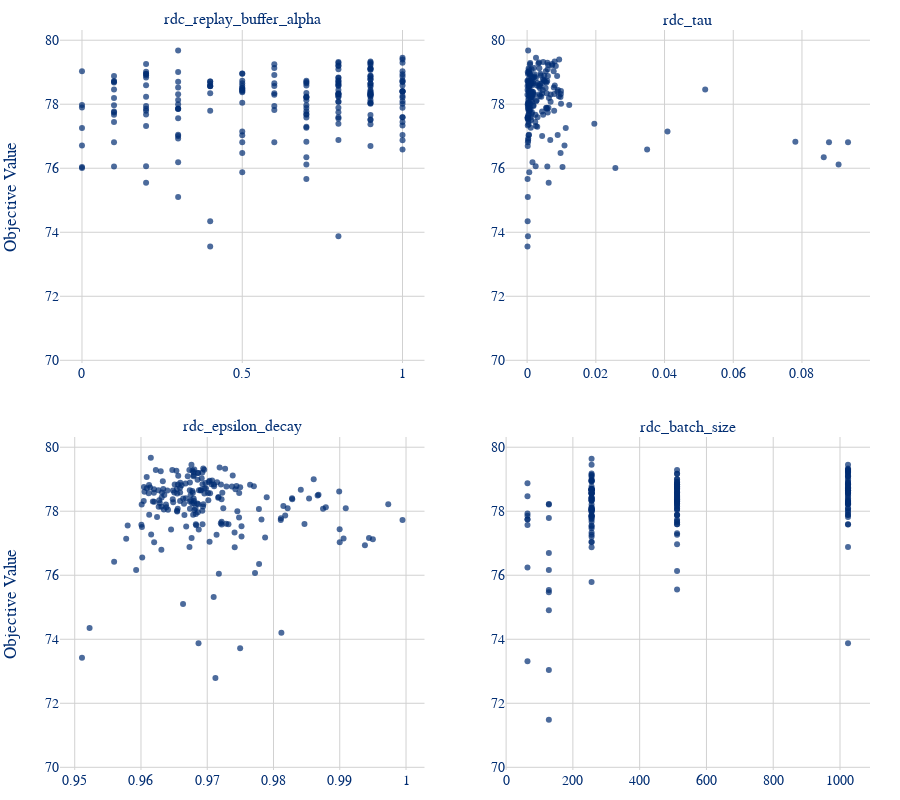

This figure's notebook cell:
### Code cell
rdc_top_params = ['rdc_replay_buffer_alpha', 'rdc_tau', 'rdc_epsilon_decay', 'rdc_batch_size']

rdc_fig_slice_focused = create_grid_slice_plot(
    study=rdc_aggregated_study,
    top_params=rdc_top_params
)
rdc_fig_slice_focused.show()

### Figure 1 — Plotly figure (JSON) as saved in the notebook; plotly's stock layout.template omitted (floating-point values rounded to 4 significant figures; data arrays with more than 128 entries replaced by an {"elided": "..."} marker saying what was removed)
{"data": [{"marker": {"color": "#002D72", "opacity": 0.7}, "mode": "markers", "type": "scatter", "x": {"elided": "500 float values"}, "xaxis": "x", "y": {"elided": "500 float values"}, "yaxis": "y"}, {"marker": {"color": "#002D72", "opacity": 0.7}, "mode": "markers", "type": "scatter", "x": {"elided": "500 float values"}, "xaxis": "x2", "y": {"elided": "500 float values"}, "yaxis": "y2"}, {"marker": {"color": "#002D72", "opacity": 0.7}, "mode": "markers", "type": "scatter", "x": {"elided": "500 float values"}, "xaxis": "x3", "y": {"elided": "500 float values"}, "yaxis": "y3"}, {"marker": {"color": "#002D72", "opacity": 0.7}, "mode": "markers", "type": "scatter", "x": {"elided": "500 float values"}, "xaxis": "x4", "y": {"elided": "500 float values"}, "yaxis": "y4"}], "layout": {"annotations": [{"font": {"size": 16}, "showarrow": false, "text": "rdc_replay_buffer_alpha", "x": 0.225, "xanchor": "center", "xref": "paper", "y": 1, "yanchor": "bottom", "yref": "paper"}, {"font": {"size": 16}, "showarrow": false, "text": "rdc_tau", "x": 0.775, "xanchor": "center", "xref": "paper", "y": 1, "yanchor": "bottom", "yref": "paper"}, {"font": {"size": 16}, "showarrow": false, "text": "rdc_epsilon_decay", "x": 0.225, "xanchor": "center", "xref": "paper", "y": 0.45, "yanchor": "bottom", "yref": "paper"}, {"font": {"size": 16}, "showarrow": false, "text": "rdc_batch_size", "x": 0.775, "xanchor": "center", "xref": "paper", "y": 0.45, "yanchor": "bottom", "yref": "paper"}], "height": 800, "margin": {"b": 30, "l": 60, "r": 30, "t": 30}, "showlegend": false, "width": 900, "xaxis": {"anchor": "y", "domain": [0, 0.45]}, "xaxis2": {"anchor": "y2", "domain": [0.55, 1]}, "xaxis3": {"anchor": "y3", "domain": [0, 0.45]}, "xaxis4": {"anchor": "y4", "domain": [0.55, 1]}, "yaxis": {"anchor": "x", "domain": [0.55, 1], "title": {"text": "Objective Value"}}, "yaxis2": {"anchor": "x2", "domain": [0.55, 1]}, "yaxis3": {"anchor": "x3", "domain": [0, 0.45], "title": {"text": "Objective Value"}}, "yaxis4": {"anchor": "x4", "domain": [0, 0.45]}}}
